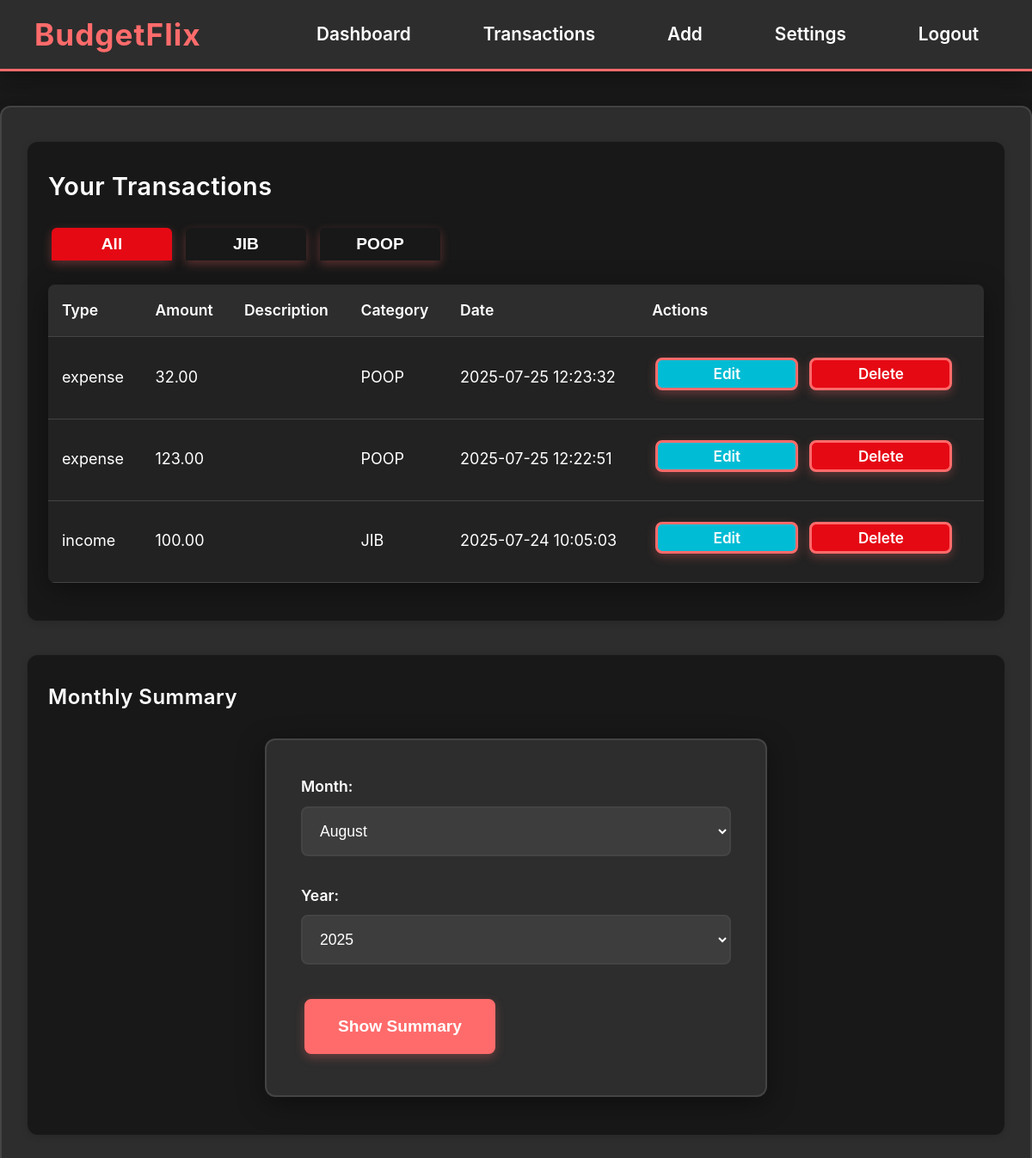
/transactions.php (signed in), run on an earlier commit of the app's database.
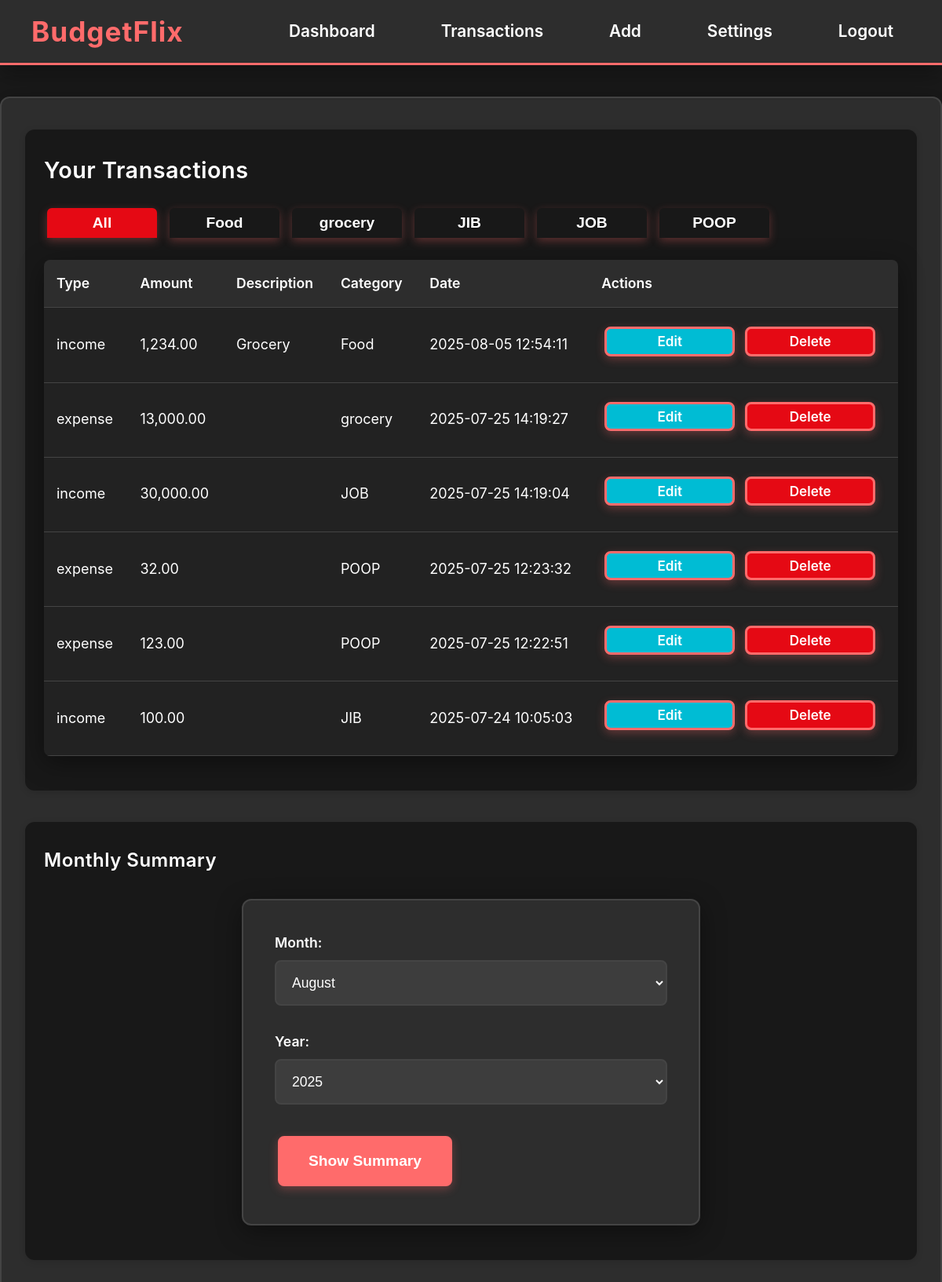
And on a later commit of the database.
### tables this page shows
CREATE TABLE `transactions` (
  `id` int(11) NOT NULL,
  `user_id` int(11) NOT NULL,
  `member_id` int(11) DEFAULT NULL,
  `type` enum('income','expense') NOT NULL,
  `amount` decimal(10,2) NOT NULL,
  `description` varchar(255) DEFAULT NULL,
  `category` varchar(100) DEFAULT NULL,
  `created_at` timestamp NOT NULL DEFAULT current_timestamp(),
  `updated_at` timestamp NOT NULL DEFAULT current_timestamp() ON UPDATE current_timestamp()
);

### transactions.php (the view, shortened to what this page needs)
<?php
require_once 'includes/db.php';
$user_id = $_SESSION['user_id'];
$transactions = [];
$query = 'SELECT id, type, amount, description, category, created_at FROM transactions WHERE user_id = ?';
$params = [$user_id];
$types = 'i';
$query .= ' ORDER BY created_at DESC';
$stmt = $conn->prepare($query);
$stmt->bind_param($types, ...$params);
$stmt->execute();
$stmt->bind_result($id, $type, $amount, $description, $category, $created_at);
while ($stmt->fetch()) {
    $transactions[] = [
        'id' => $id,
        'type' => $type,
        'amount' => $amount,
        'description' => $description,
        'category' => $category,
        'created_at' => $created_at
    ];
}
$categories = [];
$res = $conn->query("SELECT DISTINCT category FROM transactions WHERE user_id = $user_id ORDER BY category ASC");
while ($row = $res->fetch_assoc()) {
    $categories[] = $row['category'];
}
$summary_month = $_POST['summary_month'] ?? date('m');
$summary_year = $_POST['summary_year'] ?? date('Y');
?>
<!DOCTYPE html>
<html lang="en">
<head>
    <link rel="stylesheet" href="assets/style.css">
</head>
<body>
    <div class="navbar">
        <div class="navbar-logo">BudgetFlix</div>
        <div class="navbar-links">
            <a href="dashboard.php">Dashboard</a>
            <a href="transactions.php">Transactions</a>
            <a href="add_transaction.php">Add</a>
            <a href="settings.php">Settings</a>
            <a href="logout.php">Logout</a>
        </div>
    </div>
    <div class="container">
        <div class="section-card" style="background:#181818; border-radius:12px; box-shadow:0 2px 8px #0002; padding:32px 24px 24px 24px; margin-bottom:40px;">
        <h2 style="margin-top:0;">Your Transactions</h2>
        <div class="tab-bar">
            <button class="tab-btn active" data-tab="tab-all">All</button>
            <?php foreach ($categories as $cat): ?>
                <button class="tab-btn" data-tab="tab-<?= htmlspecialchars(preg_replace('/[^a-zA-Z0-9]/', '', $cat)) ?>">
                    <?= htmlspecialchars($cat) ?>
                </button>
            <?php endforeach; ?>
        </div>
        <div id="tab-all" class="tab-content active">
            <?php if (empty($transactions)): ?>
                <p>No transactions found.</p>
            <?php else: ?>
            <table style="border-collapse: collapse; width: 100%; background:#222; color:#fff; border-radius:8px; overflow:hidden;">
                <thead>
                    <tr style="background:#181818;">
                        <th>Type</th>
                        <th>Amount</th>
                        <th>Description</th>
                        <th>Category</th>
                        <th>Date</th>
                        <th>Actions</th>
                    </tr>
                </thead>
                <tbody>
                    <?php foreach ($transactions as $t): ?>
                        <tr style="border-bottom:1px solid #333;">
                            <td><?= htmlspecialchars($t['type']) ?></td>
                            <td><?= number_format($t['amount'], 2) ?></td>
                            <td><?= htmlspecialchars($t['description']) ?></td>
                            <td><?= htmlspecialchars($t['category']) ?></td>
                            <td><?= htmlspecialchars($t['created_at']) ?></td>
                            <td>
                                <a href="edit_transaction.php?id=<?= $t['id'] ?>" class="action-btn" style="padding:2px 10px; font-size:0.95em; background:#00bcd4;">Edit</a>
                                <a href="delete_transaction.php?id=<?= $t['id'] ?>" class="action-btn" style="padding:2px 10px; font-size:0.95em; background:#e50914;" onclick="return confirm('Are you sure you want to delete this transaction?');">Delete</a>
                            </td>
                        </tr>
                    <?php endforeach; ?>
                </tbody>
            </table>
            <?php endif; ?>
        </div>
        </div>
        <div class="section-card" style="background:#181818; border-radius:12px; box-shadow:0 2px 8px #0002; padding:32px 24px 24px 24px; margin-bottom:40px;">
        <h3 style="margin-top:0;">Monthly Summary</h3>
        <form method="post" action="transactions.php" style="margin-bottom: 20px;">
            <label>Month:
                <select name="summary_month">
                    <?php for ($m=1; $m<=12; $m++): ?>
                        <option value="<?= $m ?>"<?= $summary_month==$m?' selected':''; ?>><?= date('F', mktime(0,0,0,$m,1)) ?></option>
                    <?php endfor; ?>
                </select>
            </label>
            <label>Year:
                <select name="summary_year">
                    <?php for ($y=date('Y')-5; $y<=date('Y'); $y++): ?>
                        <option value="<?= $y ?>"<?= $summary_year==$y?' selected':''; ?>><?= $y ?></option>
                    <?php endfor; ?>
                </select>
            </label>
            <button type="submit" name="show_summary" value="1" class="action-btn">Show Summary</button>
        </form>
        </div>
    </div>
</body>
</html>

### assets/style.css (style rules this page uses)
:root { --primary-color: #ff6b6b; --primary-hover: #ff5252; --secondary-color: #4CAF50; --secondary-hover: #45a049; --accent-color: #2196F3; --accent-hover: #1976D2; --warning-color: #FF9800; --warning-hover: #F57C00; --success-color: #4CAF50; --success-hover: #45a049; --danger-color: #f44336; --danger-hover: #d32f2f; --bg-primary: #1a1a1a; --bg-secondary: #2d2d2d; --bg-card: #3d3d3d; --bg-light: #f5f5f5; --bg-light-secondary: #ffffff; --bg-light-card: #ffffff; --text-primary: #ffffff; --text-secondary: #cccccc; --text-muted: #888888; --text-dark: #222222; --text-dark-secondary: #666666; --border-color: #444444; --border-light: #eeeeee; --shadow: 0 8px 32px rgba(0,0,0,0.4); --shadow-light: 0 2px 8px rgba(0,0,0,0.08); --transition: all 0.3s cubic-bezier(0.4, 0, 0.2, 1); --border-radius: 12px; --border-radius-sm: 8px; }
body { font-family: 'Inter', 'Segoe UI', 'Arial', sans-serif; background: var(--bg-primary); color: var(--text-primary); margin: 0; padding: 0; line-height: 1.6; font-size: 18px; transition: var(--transition); min-height: 100vh; }
h1, h2, h3, h4, h5, h6 { color: var(--text-primary); font-weight: 600; letter-spacing: 0.5px; margin: 0 0 20px 0; line-height: 1.4; }
h2 { font-size: 1.8rem; }
h3 { font-size: 1.5rem; }
a { color: var(--primary-color); text-decoration: underline; font-weight: 500; transition: var(--transition); }
.navbar { background: var(--bg-secondary); color: var(--text-primary); display: flex; align-items: center; justify-content: space-between; padding: 0 40px; height: 80px; position: sticky; top: 0; z-index: 1000; box-shadow: var(--shadow); border-bottom: 3px solid var(--primary-color); transition: var(--transition); }
.navbar-logo { font-size: 2.2rem; font-weight: bold; color: var(--primary-color); letter-spacing: 1px; transition: var(--transition); }
.navbar-links { display: flex; gap: 40px; align-items: center; }
.navbar-links a { color: var(--text-primary); font-size: 1.3rem; font-weight: 600; padding: 12px 20px; border-radius: var(--border-radius-sm); transition: var(--transition); text-decoration: none; border: 2px solid transparent; position: relative; overflow: hidden; }
.navbar-links a::before { content: ''; position: absolute; top: 0; left: -100%; width: 100%; height: 100%; background: var(--primary-color); transition: var(--transition); z-index: -1; }
.container { max-width: 1200px; margin: 40px auto 0 auto; padding: 40px 30px; background: var(--bg-secondary); border-radius: var(--border-radius); box-shadow: var(--shadow); border: 2px solid var(--border-color); transition: var(--transition); }
button, .action-btn { background: var(--primary-color); color: var(--text-primary); border: 3px solid var(--primary-color); border-radius: var(--border-radius-sm); padding: 18px 36px; font-size: 1.2rem; font-weight: 600; cursor: pointer; transition: var(--transition); box-shadow: 0 4px 12px rgba(255,107,107,0.3); margin: 8px 4px; min-width: 140px; text-align: center; display: inline-block; text-decoration: none; position: relative; overflow: hidden; }
button::before, .action-btn::before { content: ''; position: absolute; top: 50%; left: 50%; width: 0; height: 0; background: rgba(255,255,255,0.2); border-radius: 50%; transform: translate(-50%, -50%); transition: var(--transition); }
form { background: var(--bg-secondary); padding: 40px; margin: 32px auto; border-radius: var(--border-radius); box-shadow: var(--shadow); max-width: 500px; border: 2px solid var(--border-color); transition: var(--transition); }
label { display: block; margin-bottom: 8px; color: var(--text-primary); font-weight: 600; font-size: 1.1rem; }
input, select, textarea { padding: 16px; margin-top: 8px; margin-bottom: 24px; width: 100%; box-sizing: border-box; border-radius: var(--border-radius-sm); border: 2px solid var(--border-color); background: var(--bg-card); color: var(--text-primary); font-size: 1.1rem; transition: var(--transition); }
table { width: 100%; border-collapse: collapse; margin: 20px 0; background: var(--bg-card); border-radius: var(--border-radius); overflow: hidden; box-shadow: var(--shadow); }
th, td { padding: 16px; text-align: left; border-bottom: 1px solid var(--border-color); transition: var(--transition); }
th { background: var(--bg-secondary); color: var(--text-primary); font-weight: 600; font-size: 1.1rem; }
::placeholder { color: var(--text-muted); opacity: 1; }

What changed in the data, as far as the page shows it:
added transactions: type "income", amount "1,234.00", description "Grocery", category "Food", created_at "2025-08-05 12:54:11"
added transactions: type "expense", amount "13,000.00", category "grocery", created_at "2025-07-25 14:19:27"
added transactions: type "income", amount "30,000.00", category "JOB", created_at "2025-07-25 14:19:04"
Also different on the page:
new list line: "Food"
new list line: "grocery"
new list line: "JOB"
